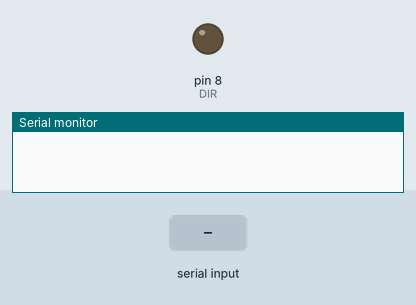
This sketch was run on a simulated Arduino Uno, built with avr-gcc and run on an emulated ATmega328P. Parts: output pins drawn as LEDs (lit = HIGH), the last lines printed to the serial monitor. Inputs (shaded band) come from the test bench. Pins used as bus, display or sensor lines are not drawn.

Above: at 1.2 s.
1.3 s: "End\n" received over Serial
At 1.9 s:
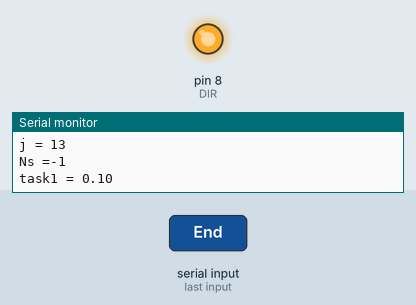
Timing chart, 0 to 4.3 s (numbered marks = the images above; inputs shaded):
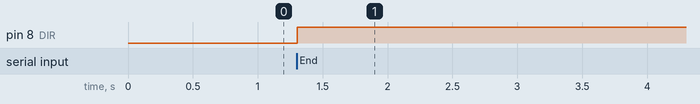

Measured:
- after the input at 1.3 s, pin 8 (DIR): LOW → HIGH at once

The sketch:

lab11_pwm_signal.ino
```cpp
int CLK = 9; // clk signal
int DIR = 8; // DIR = 0 => CW, DIR = 1 =>CCW
int timer1_counter,timer1, Ns_transfer = 1, i = 0;
int pwm_begin;
float pulse_second,milli_second;
volatile float time1[300] = {};
volatile float task1 = 0;
volatile int Index_time = 0;
volatile int j = 0;
volatile int Ns = -1;

void setup() {
  Serial.begin(9600);
  Serial.flush();
  pinMode(CLK, OUTPUT);
  pinMode(DIR, OUTPUT);
  noInterrupts(); // disable all interrupts
  TCCR1A = 0;
  TCCR1B = 0;
  // preload timer 65536-16MHz/256/2Hz
  timer1_counter = 63935; // Adjust the value accordingly 65535-10000 = 55535
  TCNT1 = timer1_counter; // preload timer
  TCCR1B = TCCR1B & B11111000 | B00000001; //Prescaler*(65535-timer_counter)/16Mhz
  //TCCR1B |= (1 << CS12); // 256 pre-scaler
  TIMSK1 |= (1 << TOIE1); // enable timer overflow interrupt
  interrupts(); // enable all interrupts
}

void loop() {
  if (Serial.available() > 0 ) {
    String dato = Serial.readStringUntil('\n');
    if (dato == "Ns") {
//      noInterrupts();
      pwm_begin = 0;
      String dato = Serial.readStringUntil('\n');
      Serial.println("ok");
      Ns = dato.toInt();
//      Serial.print("Ns_transfer =");
//      Serial.println(Ns_transfer);
      Serial.print("Ns =");
      Serial.println(Ns);
//      interrupts();
    }else if(dato == "End"){
      noInterrupts();
      Serial.println("Serial End");
      Index_time = i;
      i = 0;
      j = 2;
      digitalWrite(DIR, HIGH);
      pwm_begin = 1;
      for (int f=0;f<Ns;f++){
 //     Serial.println("time1[f]= ");
 //     Serial.println(time1[f]);
       pulse_second = (float)time1[f]/(float)0.08789;
 //     Serial.println("pulse_second= ");
 //     Serial.println(pulse_second);
       milli_second = 1/(float)pulse_second;
 //     Serial.println("mili_second= ");
 //     Serial.println(milli_second);
        time1[f] = (float)milli_second/(float)0.1;
 //     Serial.println("adjusted_time1[f]= ");
  //    Serial.println(time1[f]);
      }
      interrupts();
    }else{
      time1[i] = dato.toFloat();
      Serial.println("ok");
//      Serial.print("The data sent was: ");
//      Serial.println(time1[i]);
      i++;
//        Serial.print("i=");
//        Serial.println(i);
    }
  }
}

ISR(TIMER1_OVF_vect) // interrupt service routine
{
  if (pwm_begin == 1) {
    TCNT1 = timer1_counter;
    task1 = task1 + 0.1;
    if (task1 >= time1[j]) {
      Serial.print("task1 = ");
      Serial.println(task1);
      Serial.print("time1[j] = ");
      Serial.println(time1[j]);
      Serial.print("j = ");
      Serial.println(j);
      Serial.print("Ns =");
      Serial.println(Ns);
      digitalWrite(CLK, digitalRead(CLK) ^ 1);
      j++;
      if (j == Ns){
        j = 2;
        pwm_begin = 0;
      }
      task1 = 0;
    }
  }
}
```
